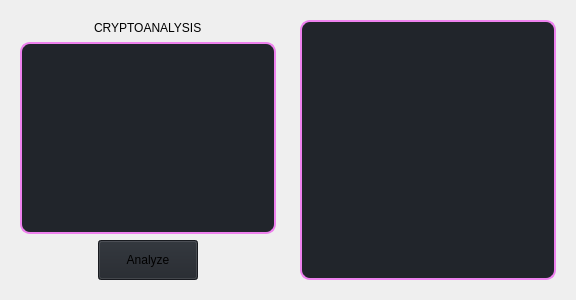
                     <widget class="QWidget" name="cryptoanalysis">
                      <property name="sizePolicy">
                       <sizepolicy hsizetype="Expanding" vsizetype="Expanding">
                        <horstretch>0</horstretch>
                        <verstretch>0</verstretch>
                       </sizepolicy>
                      </property>
                      <layout class="QHBoxLayout" name="horizontalLayout_22">
                       <item>
                        <layout class="QHBoxLayout" name="cryptoanalysis_layout">
                         <item>
                          <widget class="QWidget" name="crypo_input_widget" native="true">
                           <property name="sizePolicy">
                            <sizepolicy hsizetype="Expanding" vsizetype="Expanding">
                             <horstretch>0</horstretch>
                             <verstretch>0</verstretch>
                            </sizepolicy>
                           </property>
                           <layout class="QVBoxLayout" name="verticalLayout_24">
                            <item>
                             <widget class="QLineEdit" name="crypto_tittle">
                              <property name="styleSheet">
                               <string notr="true">background-color: transparent;
border: none;</string>
                              </property>
                              <property name="text">
                               <string>CRYPTOANALYSIS</string>
                              </property>
                              <property name="alignment">
                               <set>Qt::AlignCenter</set>
                              </property>
                             </widget>
                            </item>
                            <item>
                             <widget class="QTextEdit" name="crypto_analysis_input">
                              <property name="styleSheet">
                               <string notr="true">background-color: rgb(33, 37, 43);
border: 2px solid violet;
border-radius: 10px;</string>
                              </property>
                             </widget>
                            </item>
                            <item alignment="Qt::AlignHCenter|Qt::AlignVCenter">
                             <widget class="QPushButton" name="crypto_analysis_btn">
                              <property name="sizePolicy">
                               <sizepolicy hsizetype="Fixed" vsizetype="Fixed">
                                <horstretch>0</horstretch>
                                <verstretch>0</verstretch>
                               </sizepolicy>
                              </property>
                              <property name="minimumSize">
                               <size>
                                <width>100</width>
                                <height>40</height>
                               </size>
                              </property>
                              <property name="maximumSize">
                               <size>
                                <width>100</width>
                                <height>40</height>
                               </size>
                              </property>
                              <property name="styleSheet">
                               <string notr="true">background-color: rgb(33, 37, 43);</string>
                              </property>
                              <property name="text">
                               <string>Analyze</string>
                              </property>
                              <property name="icon">
                               <iconset resource="resources.qrc">
                                <normaloff>:/icons/images/icons/analysis.png</normaloff>:/icons/images/icons/analysis.png</iconset>
                              </property>
                             </widget>
                            </item>
                           </layout>
                          </widget>
                         </item>
                         <item>
                          <widget class="QWidget" name="crypto_output_widget" native="true">
                           <property name="sizePolicy">
                            <sizepolicy hsizetype="Expanding" vsizetype="Expanding">
                             <horstretch>0</horstretch>
                             <verstretch>0</verstretch>
                            </sizepolicy>
                           </property>
                           <layout class="QVBoxLayout" name="verticalLayout_25">
                            <item>
                             <widget class="QTextEdit" name="crypto_analysis_output">
                              <property name="styleSheet">
                               <string notr="true">background-color: rgb(33, 37, 43);
border: 2px solid violet;
border-radius: 10px;</string>
                              </property>
                              <property name="readOnly">
                               <bool>true</bool>
                              </property>
                             </widget>
                            </item>
                           </layout>
                          </widget>
                         </item>
                        </layout>
                       </item>
                      </layout>
                     </widget>
